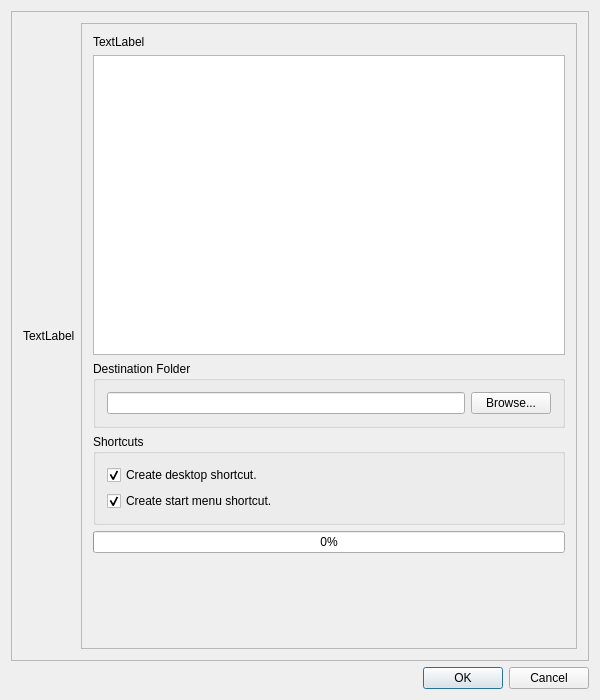
<?xml version="1.0" encoding="UTF-8"?>
<ui version="4.0">
 <class>Dialog</class>
 <widget class="QDialog" name="Dialog">
  <property name="geometry">
   <rect>
    <x>0</x>
    <y>0</y>
    <width>600</width>
    <height>700</height>
   </rect>
  </property>
  <property name="windowTitle">
   <string>Install Reimagined Quantum</string>
  </property>
  <layout class="QVBoxLayout" name="verticalLayout_2">
   <item>
    <widget class="QFrame" name="frame_2">
     <property name="frameShape">
      <enum>QFrame::StyledPanel</enum>
     </property>
     <property name="frameShadow">
      <enum>QFrame::Raised</enum>
     </property>
     <layout class="QHBoxLayout" name="horizontalLayout_2">
      <item>
       <widget class="QLabel" name="logo_label">
        <property name="text">
         <string>TextLabel</string>
        </property>
       </widget>
      </item>
      <item>
       <widget class="QFrame" name="frame">
        <property name="frameShape">
         <enum>QFrame::StyledPanel</enum>
        </property>
        <property name="frameShadow">
         <enum>QFrame::Raised</enum>
        </property>
        <layout class="QVBoxLayout" name="verticalLayout">
         <item>
          <widget class="QLabel" name="name_label">
           <property name="sizePolicy">
            <sizepolicy hsizetype="Preferred" vsizetype="Maximum">
             <horstretch>0</horstretch>
             <verstretch>0</verstretch>
            </sizepolicy>
           </property>
           <property name="text">
            <string>TextLabel</string>
           </property>
          </widget>
         </item>
         <item>
          <widget class="QPlainTextEdit" name="license_PlainText">
           <property name="sizePolicy">
            <sizepolicy hsizetype="Expanding" vsizetype="Maximum">
             <horstretch>0</horstretch>
             <verstretch>0</verstretch>
            </sizepolicy>
           </property>
           <property name="minimumSize">
            <size>
             <width>250</width>
             <height>300</height>
            </size>
           </property>
          </widget>
         </item>
         <item>
          <widget class="QGroupBox" name="destination_Box">
           <property name="sizePolicy">
            <sizepolicy hsizetype="Preferred" vsizetype="Maximum">
             <horstretch>0</horstretch>
             <verstretch>0</verstretch>
            </sizepolicy>
           </property>
           <property name="title">
            <string>Destination Folder</string>
           </property>
           <layout class="QHBoxLayout" name="horizontalLayout">
            <item>
             <widget class="QLineEdit" name="destination_lineEdit"/>
            </item>
            <item>
             <widget class="QPushButton" name="destination_Button">
              <property name="text">
               <string>Browse...</string>
              </property>
             </widget>
            </item>
           </layout>
          </widget>
         </item>
         <item>
          <widget class="QGroupBox" name="shortcuts_Box">
           <property name="title">
            <string>Shortcuts</string>
           </property>
           <layout class="QVBoxLayout" name="verticalLayout_3">
            <item>
             <widget class="QCheckBox" name="desktop_checkBox">
              <property name="text">
               <string>Create desktop shortcut.</string>
              </property>
              <property name="checked">
               <bool>true</bool>
              </property>
             </widget>
            </item>
            <item>
             <widget class="QCheckBox" name="startmenu_checkBox">
              <property name="text">
               <string>Create start menu shortcut.</string>
              </property>
              <property name="checked">
               <bool>true</bool>
              </property>
             </widget>
            </item>
           </layout>
          </widget>
         </item>
         <item>
          <widget class="QProgressBar" name="progressBar">
           <property name="value">
            <number>0</number>
           </property>
          </widget>
         </item>
         <item>
          <widget class="QLabel" name="progress_label">
           <property name="text">
            <string/>
           </property>
          </widget>
         </item>
        </layout>
       </widget>
      </item>
     </layout>
    </widget>
   </item>
   <item>
    <widget class="QDialogButtonBox" name="buttonBox">
     <property name="standardButtons">
      <set>QDialogButtonBox::Cancel|QDialogButtonBox::Ok</set>
     </property>
    </widget>
   </item>
  </layout>
 </widget>
 <layoutdefault spacing="6" margin="11"/>
 <resources/>
 <connections/>
</ui>
